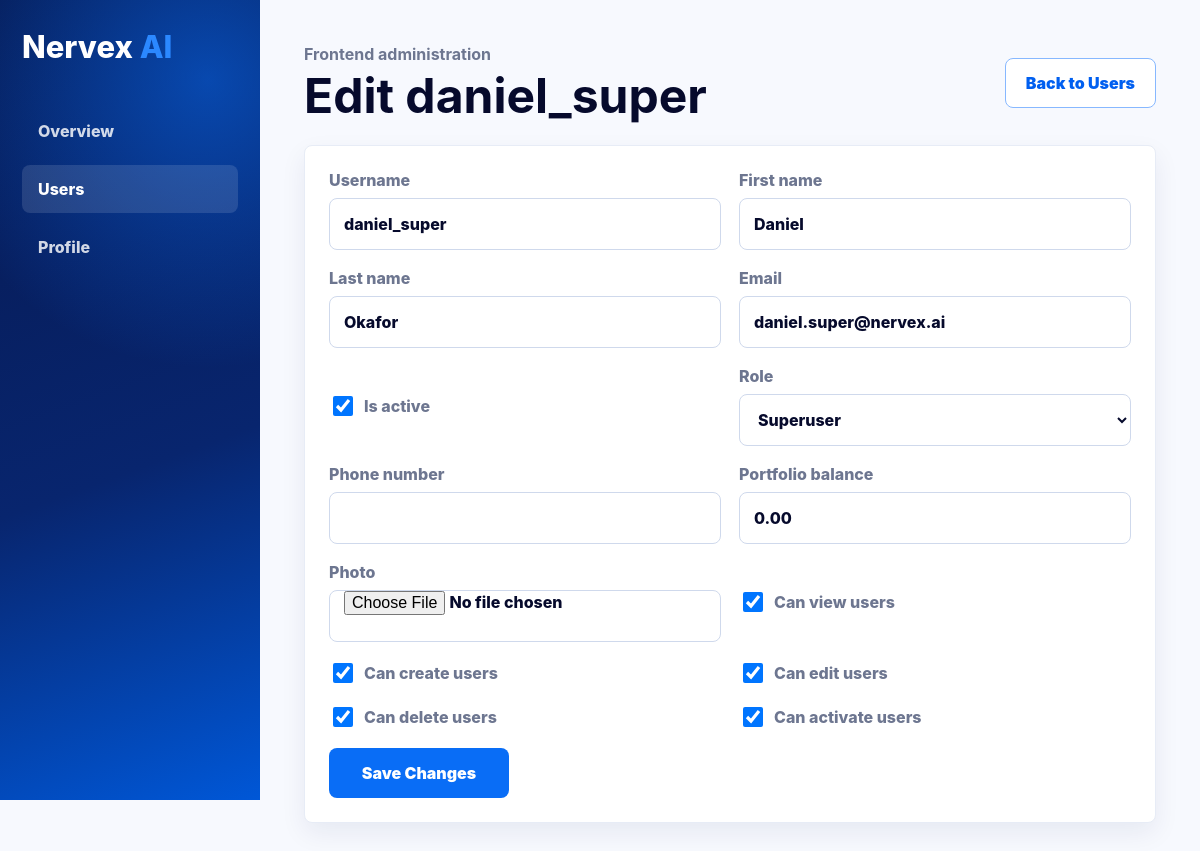
Page /dashboard/admin/users/2/edit/ (signed in) on the committed database.
### accounts/models.py (models this page shows, shortened)
class Profile(models.Model):
    class Role(models.TextChoices):
        SUPERUSER = "superuser", "Superuser"
        ADMIN = "admin", "Admin"
        USER = "user", "User"
    user = models.OneToOneField(settings.AUTH_USER_MODEL, on_delete=models.CASCADE, related_name="profile")
    role = models.CharField(max_length=20, choices=Role.choices, default=Role.USER)
    phone_number = models.CharField(max_length=30, blank=True)
    photo = models.ImageField(upload_to="profile_photos/", blank=True, null=True)
    portfolio_balance = models.DecimalField(max_digits=12, decimal_places=2, default=0)
    can_view_users = models.BooleanField(default=False)
    can_create_users = models.BooleanField(default=False)
    can_edit_users = models.BooleanField(default=False)
    can_delete_users = models.BooleanField(default=False)
    can_activate_users = models.BooleanField(default=False)
    created_at = models.DateTimeField(auto_now_add=True)
    updated_at = models.DateTimeField(auto_now=True)

### dashboard/views.py (the view)
# urls.py: path("admin/users/<int:user_id>/edit/", views.edit_user, name="edit_user"),
@login_required
def edit_user(request, user_id):
    require_user_management(request.user.profile, "can_edit_users")
    User = get_user_model()
    user_obj = get_object_or_404(User.objects.select_related("profile"), pk=user_id)
    if request.method == "POST":
        form = AdminUserEditForm(request.POST, request.FILES, instance=user_obj.profile, user=user_obj)
        if form.is_valid():
            form.save()
            messages.success(request, "User updated successfully.")
            return redirect("dashboard:users")
    else:
        form = AdminUserEditForm(instance=user_obj.profile, user=user_obj)
    return render(
        request,
        "dashboard/user_form.html",
        {"form": form, "title": f"Edit {user_obj.username}", "button_label": "Save Changes", "user_obj": user_obj},
    )

### dashboard/views.py (called while the page is built)
def require_user_management(profile, permission):
    if profile.user.is_superuser or getattr(profile, permission):
        return
    raise PermissionDenied

### templates/dashboard/user_form.html (shortened to what this page needs)
{% load static %}
<!doctype html>
<html lang="en">
  <head>
    <link rel="stylesheet" href="{% static 'dashboard/css/dashboard.css' %}">
  </head>
  <body>
    <main class="app-shell">
      <aside class="sidebar">
        <a class="brand" href="{% url 'dashboard:home' %}">Nervex <span>AI</span></a>
        <nav>
          <a href="{% url 'dashboard:home' %}">Overview</a>
          <a class="active" href="{% url 'dashboard:users' %}">Users</a>
          <a href="{% url 'accounts:profile' %}">Profile</a>
        </nav>
      </aside>
      <section class="content">
        <header class="topbar">
          <div>
            <p>Frontend administration</p>
            <h1>{{ title }}</h1>
          </div>
          <a class="ghost-button" href="{% url 'dashboard:users' %}">Back to Users</a>
        </header>
        <form class="profile-form admin-user-form" method="post" enctype="multipart/form-data">
          {% for field in form %}
            <label class="{% if field.field.widget.input_type == 'checkbox' %}check-row{% endif %}">
              <span>{{ field.label }}</span>
              {{ field }}
            </label>
          {% endfor %}
          <button type="submit">{{ button_label }}</button>
        </form>
      </section>
    </main>
  </body>
</html>

### static/dashboard/css/dashboard.css (style rules this page uses)
:root { --blue-950: #06184f; --blue-900: #08256e; --blue-700: #005ff0; --blue-600: #096df6; --blue-100: #eaf3ff; --ink: #060a2c; --muted: #6d7690; --line: #e7ecf6; --green: #13a887; --red: #e3425f; --page: #f7f9fe; --shadow: 0 18px 45px rgba(9, 31, 89, 0.12); }
* { box-sizing: border-box; }
body { margin: 0; font-family: Inter, system-ui, -apple-system, BlinkMacSystemFont, "Segoe UI", sans-serif; color: var(--ink); background: var(--page); }
a { color: inherit; text-decoration: none; }
button, input, select { font: inherit; }
.app-shell { min-height: calc(100vh - 47px); display: grid; grid-template-columns: 260px minmax(0, 1fr); }
.sidebar { position: sticky; top: 0; height: 100vh; padding: 28px 22px; color: white; background: radial-gradient(circle at 80% 10%, rgba(9, 109, 246, 0.55), transparent 18rem), linear-gradient(160deg, var(--blue-950), var(--blue-900) 58%, #0057d7); }
.brand { display: block; margin-bottom: 42px; font-size: 31px; font-weight: 800; }
.brand span { color: #2b88ff; }
.sidebar nav { display: grid; gap: 10px; }
.sidebar nav a, .sidebar button { border: 0; border-radius: 8px; padding: 14px 16px; color: rgba(255,255,255,0.82); background: transparent; font-weight: 800; text-align: left; }
.sidebar nav a.active, .sidebar nav a:hover { background: rgba(255,255,255,0.12); color: white; }
.content { padding: clamp(22px, 4vw, 44px); }
.topbar { display: flex; align-items: center; justify-content: space-between; gap: 18px; margin-bottom: 24px; }
.topbar p, .profile-hero p { margin: 0 0 7px; color: var(--muted); font-weight: 700; }
h1 { margin: 0; font-size: clamp(32px, 4vw, 48px); line-height: 1.05; }
.quick-actions button, .admin-panel a, .ghost-button, .profile-form button, .package-card button, .payment-actions a, .payment-actions button, .confirm-panel button, .confirm-panel a, .inline-danger-form button { border: 1px solid #87b8ff; border-radius: 8px; min-height: 50px; padding: 0 20px; background: white; color: var(--blue-700); font-weight: 900; }
.quick-actions button:first-child, .profile-form button, .package-card button { background: var(--blue-600); color: white; border-color: var(--blue-600); }
.metric-grid article, .bundle-card, .transaction-list article, .admin-panel, .permission-strip, .table-card, .profile-form { background: white; border: 1px solid var(--line); border-radius: 8px; box-shadow: 0 10px 26px rgba(9,31,89,0.07); }
.admin-panel a, .ghost-button { display: inline-flex; align-items: center; white-space: nowrap; }
.profile-form { display: grid; grid-template-columns: repeat(2, 1fr); gap: 18px; padding: 24px; }
.profile-form label { display: grid; gap: 8px; color: var(--muted); font-weight: 800; }
.profile-form input { width: 100%; min-height: 52px; border: 1px solid #cfd9ec; border-radius: 8px; padding: 0 14px; color: var(--ink); background: white; }
.profile-form button { border: 0; grid-column: 1 / -1; justify-self: start; min-width: 180px; }
.profile-form select { width: 100%; min-height: 52px; border: 1px solid #cfd9ec; border-radius: 8px; padding: 0 14px; color: var(--ink); background: white; }
.check-row { grid-template-columns: auto 1fr; align-items: center; }
.check-row span { order: 2; }
.check-row input { width: 20px; min-height: 20px; order: 1; }

### rows in the picture
Profile: form "Superuser" "0.00" "☑" "☑" "☑" "☑" "☑"

### other values in the picture
{{ title }} "Edit daniel_super"
{{ field.label }} "Username" "First name" "Last name" "Email" "Is active" "Role" "Phone number" "Portfolio balance" "Photo" "Can view users" "Can create users" "Can edit users" "Can delete users" "Can activate users"
{{ button_label }} "Save Changes"
